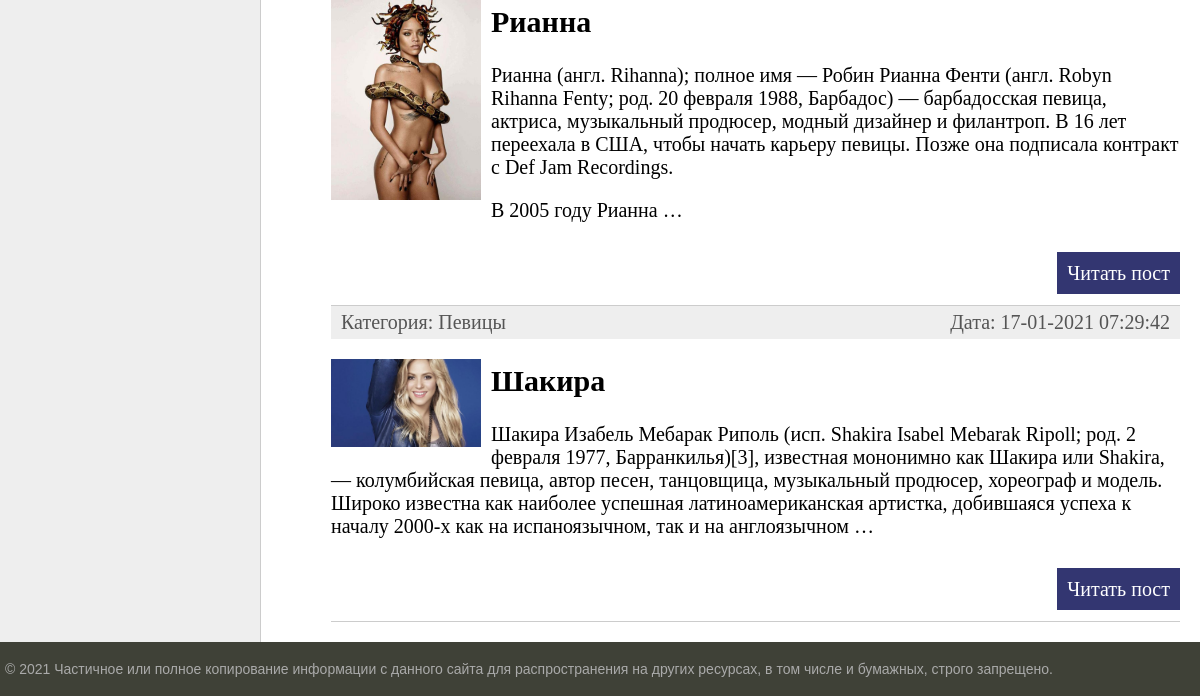
Before: / (lower part) with the older database file.
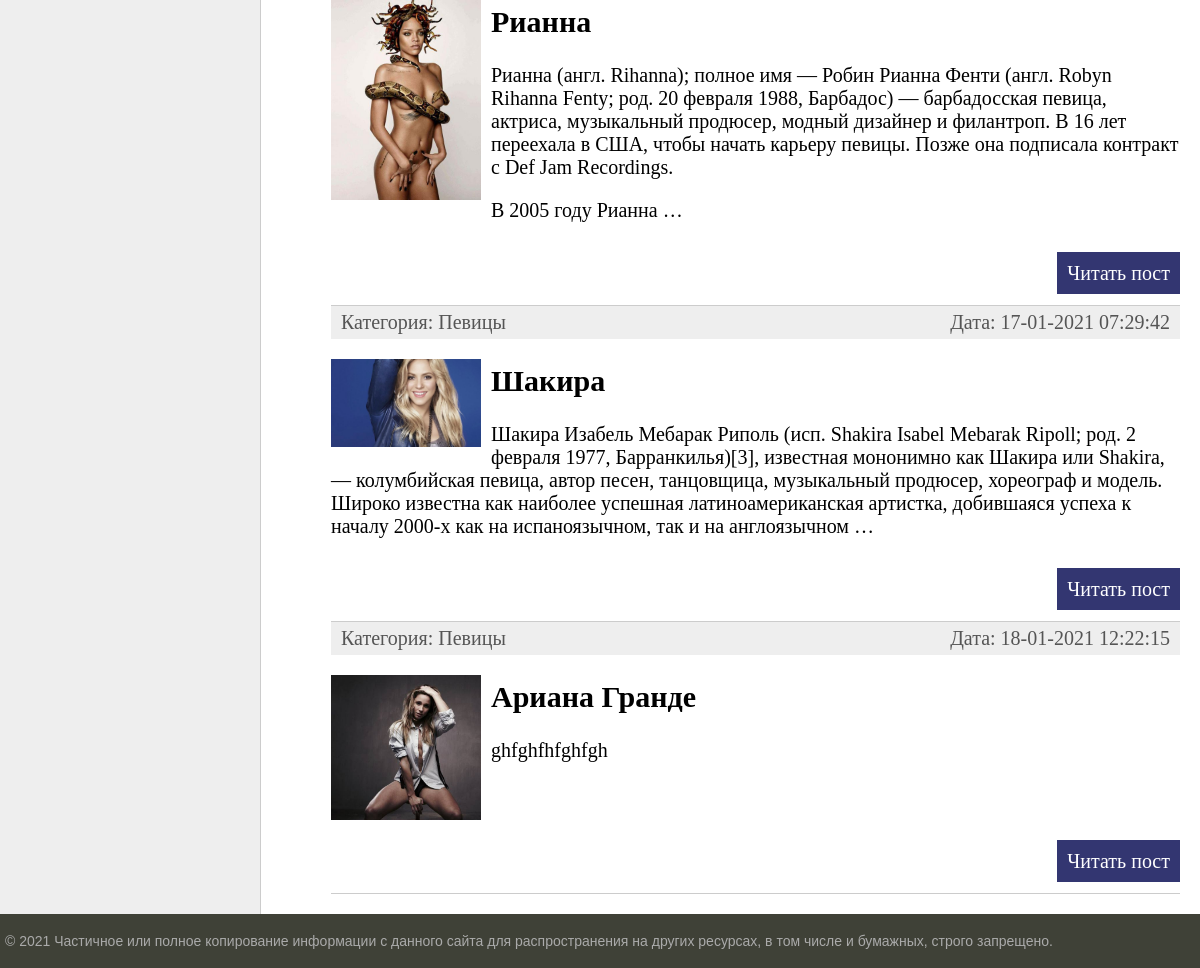
After: the same page with the newer database file.
### women/models.py (models this page shows, shortened)
class Women(models.Model):
    title = models.CharField(max_length=255, verbose_name="Заголовок")
    slug = models.SlugField(max_length=255, unique=True, db_index=True, verbose_name="URL")
    content = models.TextField(blank=True, verbose_name="Текст статьи")
    photo = models.ImageField(upload_to="photos/%Y/%m/%d/", verbose_name="Фото")
    time_create = models.DateTimeField(auto_now_add=True, verbose_name="Время создания")
    time_update = models.DateTimeField(auto_now=True, verbose_name="Время изменения")
    is_published = models.BooleanField(default=True, verbose_name="Публикация")
    cat = models.ForeignKey('Category', on_delete=models.PROTECT, verbose_name="Категории") #related_name='get_posts'
    def get_absolute_url(self):
        return reverse("post", kwargs={"post_slug": self.slug})
    class Meta:
        verbose_name = 'Известные женщины'
        verbose_name_plural = 'Известные женщины'
        ordering = ['time_create', 'title']

class Category(models.Model):
    name = models.CharField(max_length=100, db_index=True, verbose_name="Категория")
    slug = models.SlugField(max_length=255, unique=True, db_index=True, verbose_name="URL")
    def __str__(self):
        return self.name
    def get_absolute_url(self):
        return reverse("category", kwargs={"cat_slug": self.slug})
    class Meta:
        verbose_name = 'Категории'
        verbose_name_plural = 'Категории'
        ordering = ['id']

### women/views.py (the view)
# urls.py: path('', WomenHome.as_view(), name='home'),
class WomenHome(DataMixin, ListView):
    model = Women
    template_name = 'women/index.html'
    context_object_name = 'posts'
    def get_context_data(self, *, object_list=None, **kwargs):
        context = super().get_context_data(**kwargs)
        c_def = self.get_user_context(title="Главная страница")
        return dict(list(context.items()) + list(c_def.items()))
    def get_queryset(self):
        return Women.objects.filter(is_published=True)

### women/utils.py (called while the page is built)
    def get_user_context(self, **kwargs):
        context = kwargs
        cats = Category.objects.annotate(Count('women'))
        user_menu = menu.copy()
        if not self.request.user.is_authenticated:
            user_menu.pop(1)
        context['menu'] = user_menu
        context['cats'] = cats
        if 'cat_selected' not in context:
            context['cat_selected'] = 0
        return context

### women/templates/women/index.html (shortened to what this page needs)
{% extends 'women/base.html' %}
{% block content %}
<ul class="list-articles">
	{% for p in posts %}
			<li><div class="article-panel">
	<p class="first">Категория: {{p.cat}}</p>
	<p class="last">Дата: {{p.time_update|date:"d-m-Y H:i:s"}}</p>
</div>
{% if p.photo %}
	<p><img class="img-article-left thumb" src="{{p.photo.url}}"></p>
{% endif %}
				<h2>{{p.title}}</h2>
	{% autoescape on %}
	{{p.content|linebreaks|truncatewords:50}}
	{% endautoescape %}
			<p class="link-read-post"><a href="{{ p.get_absolute_url }}">Читать пост</a></p>
			</li>
	{% endfor %}
</ul>
{% endblock %}

### women/templates/women/base.html (shortened to what this page needs)
{% load static %}
{% load women_tags %}
<!DOCTYPE html>
<html>
<head>
	<link type="text/css" href="{% static 'women/css/styles.css' %}" rel="stylesheet" />
</head>
<body>
<table class="table-page" border=0 cellpadding="0" cellspacing="0">
<tr><td valign=top>
<table class="table-content" border=0 cellpadding="0" cellspacing="0">
<tr>
	<td valign="top" class="left-chapters">
	<ul id="leftchapters">
	</ul>
</td>
<td valign="top" class="content">
	<div class="content-text">
{% block content %}
{% endblock %}
	</div>
</td></tr></table>
</td></tr>
<tr><td valign=top>
	<div id="footer">
		<p>&copy; 2021 Частичное или полное копирование информации с данного сайта для распространения на других ресурсах, в том числе и бумажных, строго запрещено.</p>
	</div>
</td></tr></table>
</body>
</html>

### women/static/women/css/styles.css (style rules this page uses)
html, body { font-family: 'Arial'; margin: 0; padding: 0; height: 100%; width: 100%; color: #444; }
a { color: #0059b2; text-decoration: none; }
img { max-width: 600px; height: auto; }
img.img-article-left { max-width: 300px; height: auto; float: left; padding: 0 10px 10px 0; }
img.img-article-left.thumb { max-width: 150px; height: auto; }
p.link-read-post { text-align: right; }
p.link-read-post a { padding: 10px; min-width: 100px; background: #333671; color: #fff; text-decoration: none; }
div.article-panel { background: #eee; padding: 5px 10px 5px 10px; box-sizing: border-box; overflow: hidden; color: #555; }
div.article-panel p.first { margin: 0; float: left; }
div.article-panel p.last { margin: 0; float: right; }
ul.list-articles { list-style: none; margin: 0; padding: 0; }
ul.list-articles li { border-bottom: 1px solid #ccc; }
.table-page { width: 100%; height: 100%; vertical-align: top; }
.table-page tr { height: 100%; }
.table-content { width: 100%; min-height: 100%; height: 100%; }
.left-chapters { margin: 0; background: #eee; border-right: 1px solid #ccc; min-height: 100%; }
.left-chapters ul { width: 230px; min-height: 100%; margin: 0; padding: 20px 10px 10px 20px; list-style: none; font-size: 20px; }
.content { padding: 40px 20px 20px 40px; width: 100%; box-sizing: border-box; }
.content-text { margin: 60px 0 0 30px; color: #000; font-size: 20px; font-family: Yandex Sans Display Light; }
#footer { box-sizing: border-box; background: #3F4137; padding: 5px; color: #aaa; font-size: 14px; font-family: Verdana, Geneva, Arial, Helvetica; text-align: left; overflow: hidden; }

Changed rows visible on the page:
added Women: cat "Певицы", time_update "18-01-2021 12:22:15", photo (picture), title "Ариана Гранде", content "ghfghfhfghfgh"
